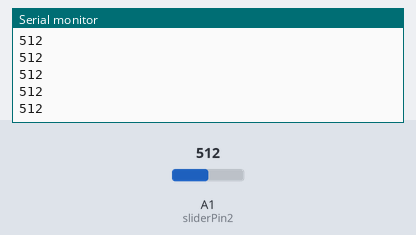
Simulated run of this sketch. Board: Arduino Leonardo, built with avr-gcc and run on an emulated ATmega32U4. Shown: the last lines printed to the serial monitor. The test bench sets the inputs (shaded band); at power-on: A1 (sliderPin2) = 512.

Above: at 1.2 s.
1.3 s: A1 (sliderPin2) set to 716
At 1.31 s:
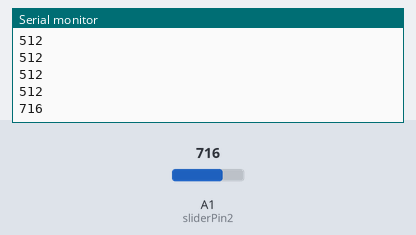
2.8 s: A1 (sliderPin2) set to 900
At 2.82 s:
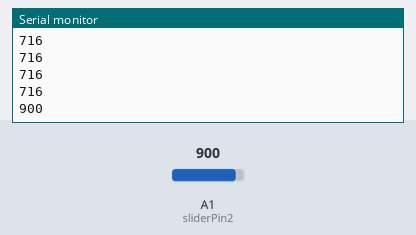
Timing chart, 0 to 5.8 s (numbered marks = the images above; inputs shaded):
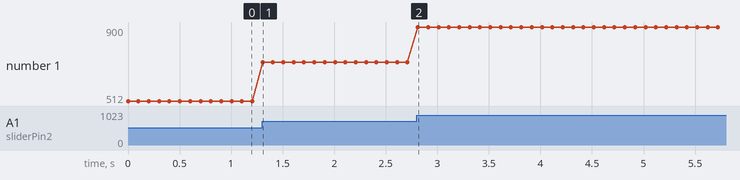

The sketch:

player2.ino
```cpp
#include <Keyboard.h>

int sliderPin1 = A0;
int sliderVal1 = 0;
int sliderFlg1 = 0;

int sliderPin2 = A1;
int sliderVal2 = 0;
int sliderFlg2 = 0;

void setup() {
  Serial.begin(9600);
}

void loop() {
  sliderVal2 = analogRead(sliderPin2);
  Serial.println(sliderVal2);

  delay(100);
}
```

Measured:
- after the input at 1.3 s, the serial monitor: prints a new line at once (image 1)
- after the input at 2.8 s, the serial monitor: prints a new line at once (image 2)
- plotted number 1: 512 → 716 after the input at 1.3 s, 716 → 900 after the input at 2.8 s
